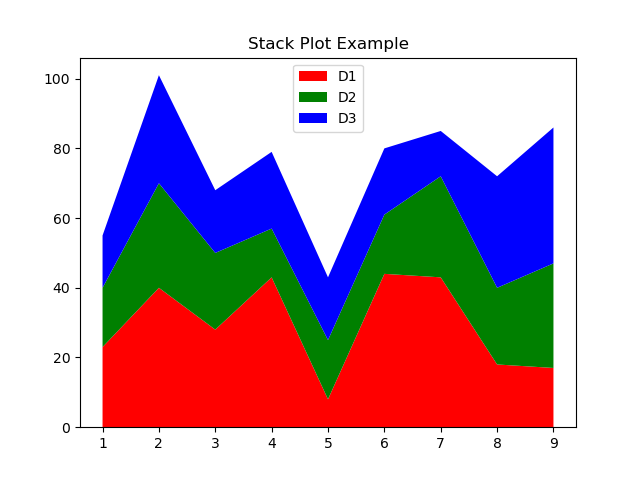

Generate this figure with Python:
import matplotlib.pyplot as plt
idxes = [1, 2, 3, 4, 5, 6, 7, 8, 9]
arr1 = [23, 40, 28, 43, 8 , 44, 43, 18, 17 ]
arr2 = [17, 30, 22, 14, 17, 17, 29, 22, 30]
arr3 = [15, 31, 18, 22, 18, 19, 13, 32, 39]


#adding legend for stack plots is tricky
#total sale in january : add all 3 in index 1 : 23+17+15
mylabels = ['D1', 'D2', 'D3']
#mylabels =['Salesperson1', 'Salesperson2' , 'Salesperson3']
#comparative analysis

plt.stackplot(idxes, arr1, arr2, arr3, labels = mylabels, colors=['r','g','b'] )

plt.title('Stack Plot Example')
plt.legend(loc = "upper center")
#loc ==>location
plt.show()
